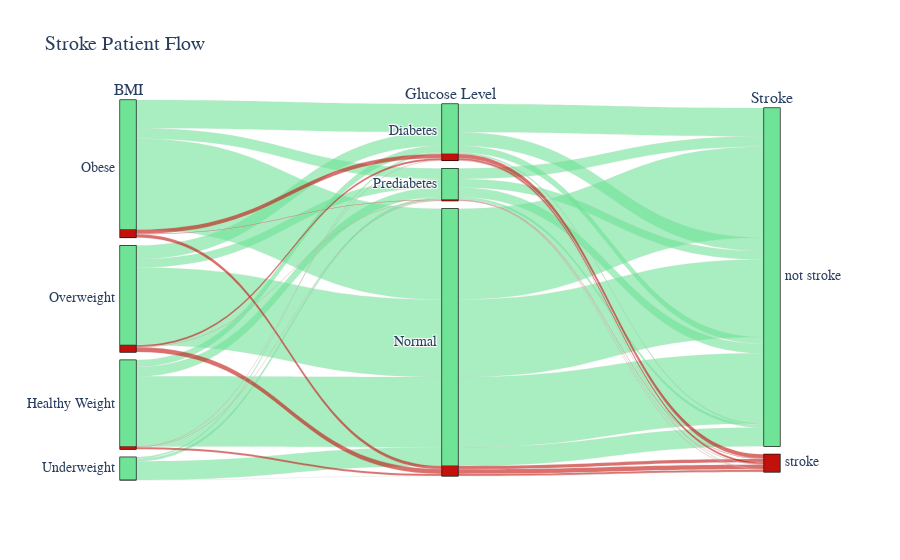

Source (notebook cell):
### Code cell
alluvial_diagram([bmi_dim,glc_dim,str_dim],"Stroke Patient Flow")

### Figure 1 — Plotly figure (JSON) as saved in the notebook; plotly's stock layout.template omitted (floating-point values rounded to 4 significant figures; data arrays with more than 128 entries replaced by an {"elided": "..."} marker saying what was removed)
{"data": [{"arrangement": "freeform", "dimensions": [{"categoryarray": ["Obese", "Overweight", "Healthy Weight", "Underweight"], "label": "BMI", "values": {"elided": "4981 str values"}}, {"categoryarray": ["Diabetes", "Prediabetes", "Normal"], "label": "Glucose Level", "values": {"elided": "4981 str values"}}, {"categoryarray": [0, 1], "label": "Stroke", "ticktext": ["not stroke", "stroke"], "values": {"elided": "4981 int values"}}], "hoverinfo": "count+probability", "hoveron": "color", "labelfont": {"family": "Times", "size": 16}, "line": {"color": {"elided": "4981 int values"}, "colorscale": [[0, "#6fe396"], [1, "#c2100a"]], "shape": "hspline"}, "tickfont": {"family": "Times", "size": 14}, "type": "parcats"}], "layout": {"title": {"font": {"family": "Times", "size": 20}, "text": "Stroke Patient Flow"}}}
